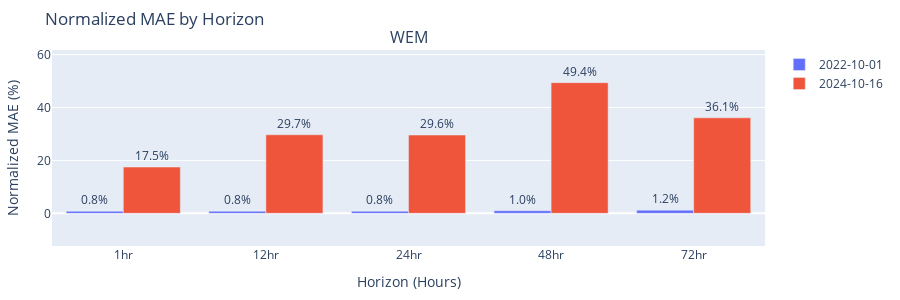

The code cell stored with this chart in its notebook:
### Markdown cell above
We assess the overall performance of our forecasts using a few main metrics, described below.


* **Normalized Mean Absolute Error (Norm MAE):** Mean Absolute Error (MAE) is the average of absolute forecast errors. This represents the magnitude of error to expect from the forecast on average. A model with an MAE closest to 0 is ideal. Norm MAE is MAE divided by the average of the true values. Normalizing MAE allows us to compare models across different datasets. It is expressed as a percentage (%) of the average true value over the validation time period. 
* **Rank Correlation:** A number between -1 and 1 that quantifies the degree to which the rank ordering of two datasets are related. A rank correlation of 1 means the forecast predictions are rank ordered perfectly compared to the true values, making the forecast perfectly effective for time optimization use cases. For many use cases of our forecasts models (such as AER), it is more important that predictions are correctly rank ordered within a forecast window, rather than each forecast being accurate in terms of absolute values.
* **AER CO2 Savings:** This metric represents the impact in lbs CO2/MWh of using the forecast model for energy usage optimization. We compare these CO2 savings against the "Max Potential" case (ie. the case of using perfect forecasts). In this notebook, we model 3 different popular AER Scenarios:
  
  1. EV-night: Charging an electric vehicle for 3 hours out of a 12-hour overnight window starting at 19:00 local time.
  2. EV-day: Charging an electric vehicle for 2 hours out of an 8-hour daytime window starting at 09:00 local time.
  3. Thermostat: Optimizing thermostat usage in continual 1-hour windows throughout a 24-hour period, only actively using energy for half of the time.

### Code cell
report.plot_norm_mae(jobs)

### Figure 1 — Plotly figure (JSON) as saved in the notebook; plotly's stock layout.template omitted (floating-point values rounded to 4 significant figures)
{"data": [{"name": "2022-10-01", "text": ["0.8%", "0.8%", "0.8%", "1.0%", "1.2%"], "textposition": "outside", "type": "bar", "x": ["1hr", "12hr", "24hr", "48hr", "72hr"], "xaxis": "x", "y": [0.8, 0.8, 0.8, 1, 1.2], "yaxis": "y"}, {"name": "2024-10-16", "text": ["17.5%", "29.7%", "29.6%", "49.4%", "36.1%"], "textposition": "outside", "type": "bar", "x": ["1hr", "12hr", "24hr", "48hr", "72hr"], "xaxis": "x", "y": [17.5, 29.7, 29.6, 49.4, 36.1], "yaxis": "y"}], "layout": {"annotations": [{"font": {"size": 16}, "showarrow": false, "text": "WEM", "x": 0.5, "xanchor": "center", "xref": "paper", "y": 1, "yanchor": "bottom", "yref": "paper"}], "barmode": "group", "height": 300, "margin": {"b": 50, "l": 50, "r": 50, "t": 50}, "showlegend": true, "title": {"text": "Normalized MAE by Horizon"}, "xaxis": {"anchor": "y", "domain": [0, 1], "title": {"text": "Horizon (Hours)"}}, "yaxis": {"anchor": "x", "domain": [0, 1], "range": [-12.35, 61.75], "title": {"text": "Normalized MAE (%)"}}}}
